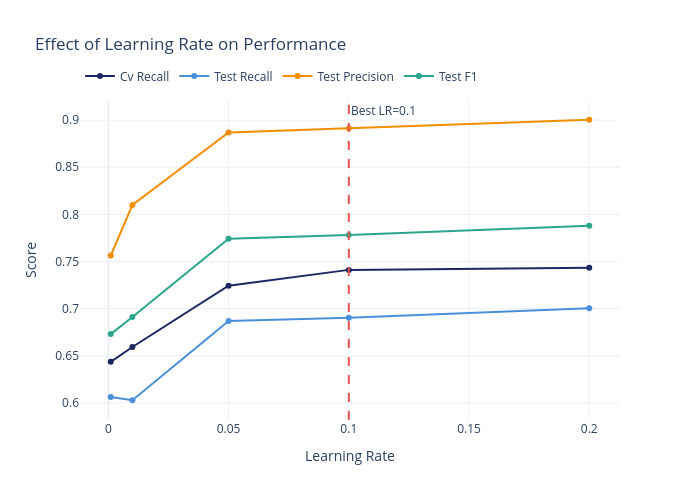

This figure's notebook cell:
### Markdown cell above
---
## 8. Learning Rate Sensitivity

### Code cell
# Sweep learning rate with fixed other parameters
learning_rates = [0.001, 0.01, 0.05, 0.1, 0.2]
lr_results = []

best_n_est = best_gb.named_steps["clf"].n_estimators
best_max_depth = best_gb.named_steps["clf"].max_depth
best_min_samples_leaf = best_gb.named_steps["clf"].min_samples_leaf
best_subsample = best_gb.named_steps["clf"].subsample

for lr in learning_rates:
    gb_temp = Pipeline([
        ("prep", prep_tree),
        ("clf", GradientBoostingClassifier(
            loss="log_loss",
            n_estimators=best_n_est,
            learning_rate=lr,
            max_depth=best_max_depth,
            min_samples_leaf=best_min_samples_leaf,
            subsample=best_subsample,
            random_state=RANDOM_STATE,
            init="zero",
        )),
    ])
    
    # CV score
    cv_sc = cross_val_score(gb_temp, X_train, y_train, cv=cv, scoring="recall").mean()
    
    # Train and test
    gb_temp.fit(X_train, y_train)
    y_pred_t = gb_temp.predict(X_test)
    y_prob_t = gb_temp.predict_proba(X_test)[:, 1]
    
    lr_results.append({
        "learning_rate": lr,
        "cv_recall": cv_sc,
        "test_recall": recall_score(y_test, y_pred_t),
        "test_precision": precision_score(y_test, y_pred_t, zero_division=0),
        "test_f1": f1_score(y_test, y_pred_t),
        "test_auc": roc_auc_score(y_test, y_prob_t),
    })

df_lr = pd.DataFrame(lr_results)

fig_lr = go.Figure()
for metric, color in [("cv_recall", COLORS["navy"]), ("test_recall", COLORS["accent"]),
                       ("test_precision", COLORS["orange"]), ("test_f1", COLORS["green"])]:
    fig_lr.add_trace(go.Scatter(
        x=df_lr["learning_rate"], y=df_lr[metric],
        name=metric.replace("_", " ").title(),
        line=dict(color=color, width=2),
        mode="lines+markers",
    ))

fig_lr.add_vline(x=best_gb.named_steps["clf"].learning_rate, line_dash="dash", line_color=COLORS["red"],
                  annotation_text=f"Best LR={best_gb.named_steps['clf'].learning_rate}")

fig_lr.update_layout(
    title="Effect of Learning Rate on Performance",
    xaxis_title="Learning Rate",
    yaxis_title="Score",
    height=500, width=700,
    legend=dict(orientation="h", y=1.12),
)
fig_lr.show()
save_chart(fig_lr, MODEL_SLUG, "learning_rate_sensitivity")

### Figure 1 — Plotly figure (JSON) as saved in the notebook; plotly's stock layout.template omitted (floating-point values rounded to 4 significant figures)
{"data": [{"line": {"color": "#1E2761", "width": 2}, "mode": "lines+markers", "name": "Cv Recall", "type": "scatter", "x": [0.001, 0.01, 0.05, 0.1, 0.2], "y": [0.6435, 0.6592, 0.7242, 0.7411, 0.7433]}, {"line": {"color": "#4A90D9", "width": 2}, "mode": "lines+markers", "name": "Test Recall", "type": "scatter", "x": [0.001, 0.01, 0.05, 0.1, 0.2], "y": [0.6061, 0.6027, 0.6869, 0.6902, 0.7003]}, {"line": {"color": "#F18F01", "width": 2}, "mode": "lines+markers", "name": "Test Precision", "type": "scatter", "x": [0.001, 0.01, 0.05, 0.1, 0.2], "y": [0.7563, 0.81, 0.887, 0.8913, 0.9004]}, {"line": {"color": "#2CA58D", "width": 2}, "mode": "lines+markers", "name": "Test F1", "type": "scatter", "x": [0.001, 0.01, 0.05, 0.1, 0.2], "y": [0.6729, 0.6911, 0.7742, 0.778, 0.7879]}], "layout": {"annotations": [{"showarrow": false, "text": "Best LR=0.1", "x": 0.1, "xanchor": "left", "xref": "x", "y": 1, "yanchor": "top", "yref": "y domain"}], "height": 500, "legend": {"orientation": "h", "y": 1.12}, "shapes": [{"line": {"color": "#E15554", "dash": "dash"}, "type": "line", "x0": 0.1, "x1": 0.1, "xref": "x", "y0": 0, "y1": 1, "yref": "y domain"}], "title": {"text": "Effect of Learning Rate on Performance"}, "width": 700, "xaxis": {"title": {"text": "Learning Rate"}}, "yaxis": {"title": {"text": "Score"}}}}
